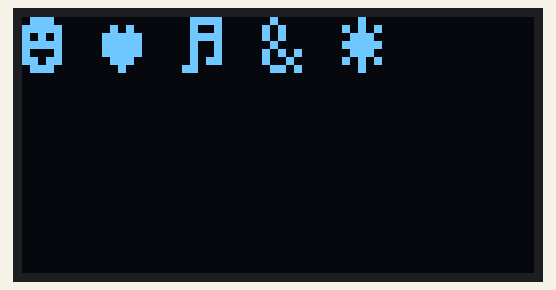
Simulated run of this sketch. Board: Arduino Uno, built with avr-gcc and run on an emulated ATmega328P. Shown: 128×64 one-colour display.

Above: at 0.1 s.

The sketch:

Draw_ASCii.ino
```cpp
/*
 *  Minggu, 25- juli - 2022
 *
 * By Aditya Wahyu Ardiansyah - Warna Parabola Ponorogo.
 * Kode untuk menggambar ASCII Characters
 *
 * >> Konfigurasi Pin :
 * VCC ⟶ PIN 5V atau 3.3V arduino
 * GND ➝ PIN GND Arduino
 * SDA ➝ PIN A4 (Jika MemakaiArduino Uno dan Nano) D20 (Jika Memakai Arduino Mega)
 * SCL ➝ PIN A5 (Jika MemakaiArduino Uno dan Nano) D21 (Jika Memakai Arduino Mega)
 *
 * >> Langkah Pertama Harus pasang library berikut ke software Arduino IDE anda. saya di sini memakai Arduino IDE 1.8.3
 * 1. Library Adafruit_SSD1306 dan Library Adafruit_GFX
 * 2. setelah librarynya selesai di install, maka klik compile dan klik upload program ke arduino anda.
 *
 * >> JIKA ANDA BINGUNG, PORT - PORT PADA ARDUINO ANDA... CEK LINK INI !!!
 * ARDUINO UNO ---> https://images.prismic.io/circuito/8e3a980f0f964cc539b4cbbba2654bb660db6f52_arduino-uno-pinout-diagram.png?auto=compress,format
 */

#include <SPI.h>
#include <Wire.h>
#include <Adafruit_GFX.h>
#include <Adafruit_SSD1306.h>
#define SCREEN_WIDTH 128
#define SCREEN_HEIGHT 64
#define OLED_RESET     -1
Adafruit_SSD1306 display(SCREEN_WIDTH, SCREEN_HEIGHT, &Wire, OLED_RESET);

void setup() {

 Serial.begin(9600); // addres serial monitornya adalah 9600, ini berfungsi untuk mengecek i2c Address.
  // SSD1306_SWITCHCAPVCC = generate display voltage from 3.3V internally
  if (!display.begin(SSD1306_SWITCHCAPVCC, 0x3C)) // Alamat Address nya = 0x3C.
  {
    Serial.println(F("Addres i2c anda Salah !!!"));
    for (;;); // Don't proceed, loop forever
  }

  display.clearDisplay();
  display.setTextSize(2);
  display.setTextColor(WHITE);
  display.write(2);
  display.setCursor(20, 0);
  display.write(3);
  display.setCursor(40, 0);
  display.write(14);
  display.setCursor(60, 0);
  display.write(38);
  display.setCursor(80, 0);
  display.write(42);
  display.display();
}
void loop() {
}
```
